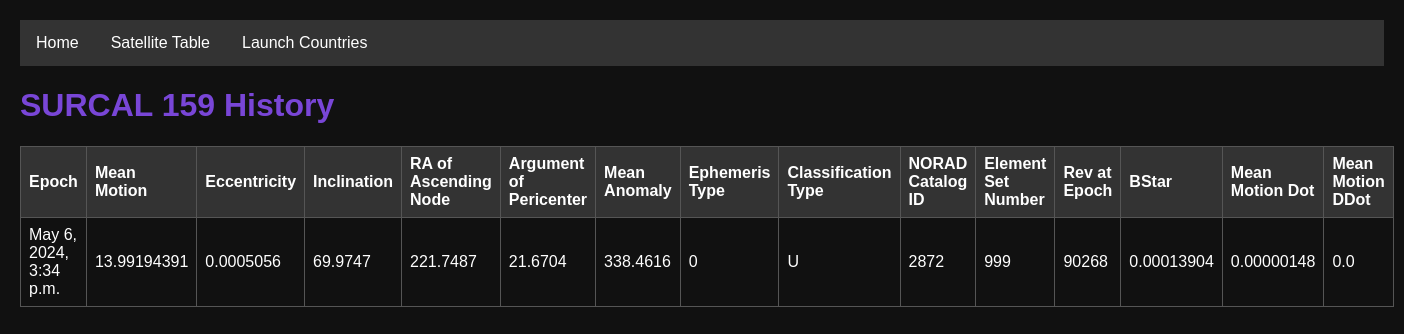
/satellite/29319/, run on the app's committed database.
### tracking/models.py (models this page shows, shortened)
class Satellite(models.Model):
    name = models.CharField(max_length=100, unique=True)

class History(models.Model):
    epoch = models.DateTimeField()
    mean_motion = models.FloatField()
    eccentricity = models.FloatField()
    inclination = models.FloatField()
    ra_of_asc_node = models.FloatField()
    arg_of_pericenter = models.FloatField()
    mean_anomaly = models.FloatField()
    ephemeris_type = models.IntegerField()
    classification_type = models.CharField(max_length=1)
    norad_cat_id = models.IntegerField(unique=True)
    element_set_no = models.IntegerField()
    rev_at_epoch = models.IntegerField()
    bstar = models.FloatField()
    mean_motion_dot = models.FloatField()
    mean_motion_ddot = models.FloatField()
    class Meta:
        abstract = True

class SatelliteHistory(History):
    satellite = models.ForeignKey(Satellite, on_delete=models.CASCADE, related_name='history')

### tracking/views.py (the view)
# urls.py: path('satellite/<int:satellite_id>/', views.satellite_history, name='satellite_history'),
def satellite_history(request, satellite_id):
    satellite = get_object_or_404(Satellite, pk=satellite_id)
    history_entries = SatelliteHistory.objects.filter(satellite=satellite)
    return render(request, 'satellite_history.html', {'satellite': satellite, 'history_entries': history_entries})

### tracking/templates/satellite_history.html (shortened to what this page needs)
{% extends 'base.html' %}
{% block content %}
    <h1>{{ satellite.name }} History</h1>
    <table>
        <thead>
            <tr>
                <th>Epoch</th>
                <th>Mean Motion</th>
                <th>Eccentricity</th>
                <th>Inclination</th>
                <th>RA of Ascending Node</th>
                <th>Argument of Pericenter</th>
                <th>Mean Anomaly</th>
                <th>Ephemeris Type</th>
                <th>Classification Type</th>
                <th>NORAD Catalog ID</th>
                <th>Element Set Number</th>
                <th>Rev at Epoch</th>
                <th>BStar</th>
                <th>Mean Motion Dot</th>
                <th>Mean Motion DDot</th>
            </tr>
        </thead>
        <tbody>
            {% for entry in history_entries %}
                <tr>
                    <td>{{ entry.epoch }}</td>
                    <td>{{ entry.mean_motion }}</td>
                    <td>{{ entry.eccentricity }}</td>
                    <td>{{ entry.inclination }}</td>
                    <td>{{ entry.ra_of_asc_node }}</td>
                    <td>{{ entry.arg_of_pericenter }}</td>
                    <td>{{ entry.mean_anomaly }}</td>
                    <td>{{ entry.ephemeris_type }}</td>
                    <td>{{ entry.classification_type }}</td>
                    <td>{{ entry.norad_cat_id }}</td>
                    <td>{{ entry.element_set_no }}</td>
                    <td>{{ entry.rev_at_epoch }}</td>
                    <td>{{ entry.bstar }}</td>
                    <td>{{ entry.mean_motion_dot }}</td>
                    <td>{{ entry.mean_motion_ddot }}</td>
                </tr>
            {% endfor %}
        </tbody>
    </table>
{% endblock %}

### tracking/templates/base.html (style rules this page uses)
body { font-family: Arial, sans-serif; margin: 0; padding: 0; }

### tracking/templates/satellite_history.html (style rules this page uses)
body { background-color: #111; color: #fff; font-family: Arial, sans-serif; padding: 20px; }
h1 { color: #7946d7; }
table { width: 100%; border-collapse: collapse; margin-top: 20px; }
th, td { border: 1px solid #555; padding: 8px; text-align: left; }
th { background-color: #333; }

### data on the page
Satellite: name "SURCAL 159"
SatelliteHistory: epoch "May 6, 2024, 3:34 p.m.", mean_motion "13.99194391", eccentricity "0.0005056", inclination "69.9747", ra_of_asc_node "221.7487", arg_of_pericenter "21.6704", mean_anomaly "338.4616", ephemeris_type "0", classification_type "U", norad_cat_id "2872", element_set_no "999", rev_at_epoch "90268", bstar "0.00013904", mean_motion_dot "0.00000148", mean_motion_ddot "0.0"
